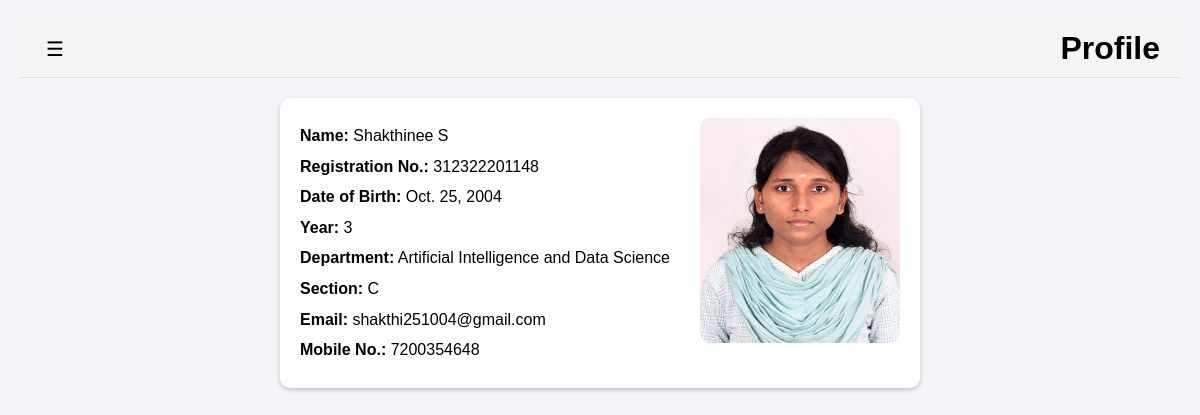
Screenshot of /lms/my/profile/ (signed in) with the database file from the repository.
### lms/models.py (models this page shows, shortened)
class Student(models.Model):
    reg_no = models.CharField(max_length=12, unique=True, null=True, blank=True, default=None)  # Registration Number
    user = models.OneToOneField(User, on_delete=models.CASCADE, null=True, blank=True, default=None)  # Link to Django User model
    name = models.CharField(max_length=100)
    dob = models.DateField()
    year = models.IntegerField()
    department = models.CharField(max_length=50)
    section = models.CharField(max_length=5)
    email = models.EmailField(unique=True)
    mobile_no = models.CharField(max_length=10)
    leave_taken = models.IntegerField(default=0)
    balance_leave = models.IntegerField(default=6)
    photo = models.ImageField(upload_to='photos/', blank=True, null=True)
    counsellor = models.ForeignKey("Counsellor", on_delete=models.SET_NULL, null=True, blank=True)

### lms/views.py (the view)
# urls.py: path('my/profile/', views.my_profile, name='my_profile'),
@login_required
def my_profile(request):
    student = Student.objects.get(user=request.user)  # Assuming user is logged in
    context = {'student': student}
    return render(request, 'my_profile.html', context)

### templates/my_profile.html (shortened to what this page needs)
<!DOCTYPE html>
{% load static %}
<html lang="en">
<head>
    <link rel="stylesheet" href="{% static 'css/base.css' %}">
</head>
<body>
    <div id="wrapper">
        <div id="content">
            <header>
                <button id="sidebarToggle">&#9776;</button>
                <h1>Profile</h1>
            </header>
        </div>
    </div>
    <main>
        <div class="profile-container">
            {% if student.photo %}
                <div class="profile-image"><img src="{{ student.photo.url }}" alt="Student Photo"></div>
            {% else %}
                <div class="profile-image"><img src="{{ MEDIA_URL }}default.jpg" alt="Default Photo"></div>
            {% endif %}
            <p><span class="profile-label">Name:</span> {{ student.name }}</p>
            <p><span class="profile-label">Registration No.:</span> {{ student.reg_no }}</p>
            <p><span class="profile-label">Date of Birth:</span> {{ student.dob|date:"M. d, Y" }}</p>
            <p><span class="profile-label">Year:</span> {{ student.year }}</p>
            <p><span class="profile-label">Department:</span> {{ student.department }}</p>
            <p><span class="profile-label">Section:</span> {{ student.section }}</p>
            <p><span class="profile-label">Email:</span> {{ student.email }}</p>
            <p><span class="profile-label">Mobile No.:</span> {{ student.mobile_no }}</p>
        </div>
    </main>
</body>
</html>

### static/css/base.css (style rules this page uses)
body { margin: 0; padding: 0; font-family: Arial, sans-serif; background-color: #f4f4f9; }
#wrapper { display: flex; }
#content { margin-left: 0; width: 100%; padding: 20px; transition: all 0.3s ease; }
#content header { display: flex; align-items: center; justify-content: space-between; background-color: #f4f4f4; padding: 10px 20px; border-bottom: 1px solid #ddd; }
#content header h1 { margin: 0; }
#content header button { font-size: 20px; background: none; border: none; cursor: pointer; }
.profile-container { background-color: white; border-radius: 10px; box-shadow: 0 2px 5px rgba(0, 0, 0, 0.2); padding: 20px; max-width: 600px; margin: auto; }
.profile-container img { float: right; width: 200px; height: 225px; border-radius: 5%; }
.profile-container p { margin: 5px 0; line-height: 1.6; }
.profile-label { font-weight: bold; }

### rows the page displays
Student: photo (picture), name "Shakthinee S", reg_no "312322201148", dob "Oct. 25, 2004", year "3", department "Artificial Intelligence and Data Science", section "C", email "shakthi251004@gmail.com", mobile_no "7200354648"
